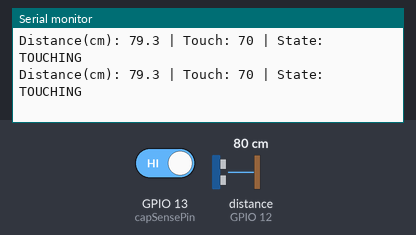
Bench run of a sketch on a simulated ESP32. Shown: the last lines printed to the serial monitor. Wiring (inferred from the names in the program): ultrasonic range finder: trigger GPIO 14; echo GPIO 12. The inputs (shaded band) are chosen by the test bench; at power-on: distance to the obstacle (sensor on GPIO 12) 80 cm, GPIO 13 (capSensePin) HIGH. The echo pulse lasts 58.3 µs per cm; WiFi joins after 1.5 s; servers stay silent unless stated.

Above: at 2.7 s.
2.8 s: distance to the obstacle (sensor on GPIO 12) set to 120 cm
At 2.89 s:
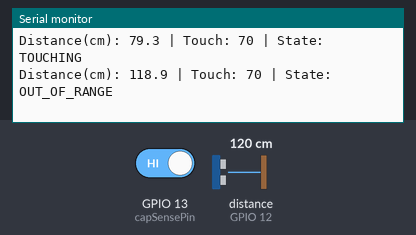
4.8 s: GPIO 13 (capSensePin) driven LOW
At 4.95 s:
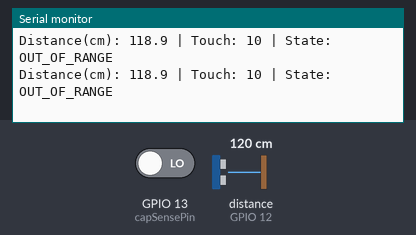
6.3 s: distance to the obstacle (sensor on GPIO 12) set to 2 cm
At 6.36 s:
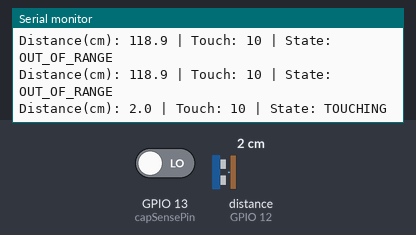
7.8 s: GPIO 13 (capSensePin) driven HIGH
At 7.88 s:
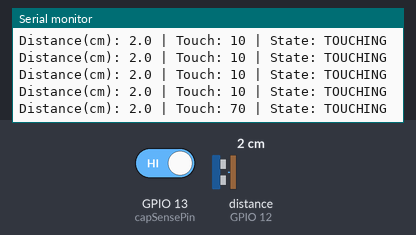

The sketch:

graphiteSensor.ino
```cpp
#include <WiFi.h>
#include <WiFiUdp.h>

// ====================== WIFI / UDP ======================
const char* WIFI_SSID = "YOUR_WIFI";
const char* WIFI_PASS = "YOUR_PASSWORD";
const char* PI_IP     = "192.168.1.20";   // <-- your Pi's IP
const uint16_t PI_PORT = 4210;

WiFiUDP udp;

// ====================== PIN DEFINITIONS ======================
const int trigPin = 14;         // Ultrasonic TRIG pin
const int echoPin = 12;         // Ultrasonic ECHO pin (use a 5V->3.3V divider!)
int capSensePin = 13;           // ESP32 capacitive touch pin (must be T-capable)
int touchedCutoff = 65;         // Baseline value (determined by testing)

// ====================== ULTRASONIC CONSTANTS ======================
#define SOUND_SPEED 0.034       // cm per microsecond
#define ENTER_DISTANCE_CM 100.0 // Enter state if <= 100 cm

// ====================== VARIABLES ======================
long duration;
float distanceCm;
int touchValue;
bool near = false;
bool touchDetected = false;

// ====================== HELPERS ======================
void wifiConnect() {
  if (WiFi.status() == WL_CONNECTED) return;
  WiFi.mode(WIFI_STA);
  WiFi.begin(WIFI_SSID, WIFI_PASS);
  while (WiFi.status() != WL_CONNECTED) { delay(300); }
}

void sendUDP(const char* state) {
  // JSON: {"state":"...", "cm":123.4, "touch":72, "near":1, "touched":0}
  char payload[128];
  snprintf(payload, sizeof(payload),
           "{\"state\":\"%s\",\"cm\":%.1f,\"touch\":%d,\"near\":%d,\"touched\":%d}",
           state, distanceCm, touchValue, near?1:0, touchDetected?1:0);
  udp.beginPacket(PI_IP, PI_PORT);
  udp.print(payload);
  udp.endPacket();
}

// ====================== SETUP ======================
void setup() {
  Serial.begin(115200);

  pinMode(trigPin, OUTPUT);
  pinMode(echoPin, INPUT);

  wifiConnect();          // connect Wi-Fi
  udp.begin(0);           // ephemeral local port
  Serial.println("System Started...");
}

// ====================== MAIN LOOP ======================
void loop() {
  // Keep Wi-Fi connected
  if (WiFi.status() != WL_CONNECTED) wifiConnect();

  // ---- READ ULTRASONIC ----
  digitalWrite(trigPin, LOW);
  delayMicroseconds(2);
  digitalWrite(trigPin, HIGH);
  delayMicroseconds(10);
  digitalWrite(trigPin, LOW);

  duration = pulseIn(echoPin, HIGH, 30000); // Timeout to prevent hang
  if (duration > 0) {
    distanceCm = (duration * SOUND_SPEED) / 2.0;
  } else {
    distanceCm = 9999; // No detection
  }

  // ---- DETERMINE NEAR OR OUT OF RANGE ----
  near = (distanceCm <= ENTER_DISTANCE_CM);

  // ---- READ TOUCH ----
  touchValue = touchRead(capSensePin);
  touchDetected = (touchValue != touchedCutoff);  // your requested logic

  // ---- STATE & PRINT ----
  const char* stateStr;
  if (!near) {
    stateStr = "OUT_OF_RANGE";
  } else if (near && !touchDetected) {
    stateStr = "NEAR_NO_TOUCH";
  } else { // near && touchDetected
    stateStr = "TOUCHING";
  }

  Serial.print("Distance(cm): ");
  Serial.print(distanceCm, 1);
  Serial.print(" | Touch: ");
  Serial.print(touchValue);
  Serial.print(" | State: ");
  Serial.println(stateStr);

  // ---- SEND UDP ----
  sendUDP(stateStr);

  delay(100); // ~10 Hz
}
```

Measured:
- after the input at 2.8 s, the serial monitor: prints a new line after 0.09 s (image 1)
- after the input at 4.8 s, the serial monitor: prints a new line at once (image 2)
- after the input at 6.3 s, the serial monitor: prints a new line after 0.05 s (image 3)
- after the input at 7.8 s, the serial monitor: prints a new line after 0.07 s (image 4)
